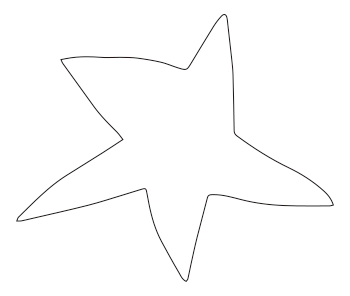
#> input picture okamura.png, 350 x 296 px
$ python main.py
#> lines starting #> are read from the running program, lines starting #| are printed output that depends on the picture; after the words box and inside, x2 and y2 are one past the last pixel; in counts of white or black regions, pixels touching at a corner belong together
### figure.py
import cv2
import scanner
import numpy as np
import json
import os


class Figure:
    def __init__(self, filename):
#> called with filename = 'okamura.png'
        ext = os.path.splitext(filename)[1]
        if ext == '.png':
            self.loadPNG(filename)
        elif ext == '.json':
            self.loadJSON(filename)

    def loadPNG(self, filename):
#> called with filename = 'okamura.png'
        image = cv2.imread(filename)
#> image is the input picture: shape (296, 350, 3); mean B, G, R 252.6, 252.6, 252.6
        self.image = image
        self.scanner = scanner.Scanner(self.image)
        self.vertex = self.scanner.vertex
        self.angle = self.calcAngle(self.vertex)

    def loadJSON(self, filename):
        '''TODO'''
        pass

    # [4 lines left out: function draw, not called in this run]

    def drawVertex(self, mat):
        for a, b in zip(self.vertex, self.vertex[1:]):
            cv2.line(mat, self.idx2pos(a), self.idx2pos(b), [0, 0, 255])

    def idx2pos(self, idx):
        return (idx[1], idx[0])

    def calcAngle(self, vertex):
        vertex = np.vstack([vertex, vertex[-1]])

        es = [b - a for b, a in zip(vertex, vertex[1:])]
        es = np.vstack([es, es[0]])

        rad = []
        for a, b in zip(es, es[1:]):
            x = np.arctan2(a[1], a[0])
            b_ = self.rotate(b, -x)
            rad.append(np.arctan2(b_[1], b_[0]))
        rad = np.array(rad)
        return rad

    def saveJSON(self, filename):
        dic = {
                "vertex": self.vertex.tolist(),
                "angle": self.angle.tolist()
                }
        with open(filename, 'w') as f:
            json.dump(dic, f, sort_keys=True, indent=4)

    def saveTestPNG(self, filename):
        vertexImage = np.zeros(self.image.shape) + 255
        self.drawVertex(vertexImage)
        cv2.imwrite(filename, np.hstack([self.image, vertexImage]))

    def rotate(self, vec, x):
        mat = np.array([
            [np.cos(x), np.sin(x)],
            [-np.sin(x), np.cos(x)]
        ])
        return np.dot(vec, mat)

### scanner.py
import numpy as np
import cv2
import sys

sys.setrecursionlimit(10000)

class Scanner:
    def __init__(self, color_image):
        image = cv2.cvtColor(color_image, cv2.COLOR_BGR2GRAY)
#> image: shape (296, 350)
        self.first_idx = self.getFirstIdx(image)
        self.vertex = self.scan(image, self.first_idx)
        self.counter = 0

    def getFirstIdx(self, image):
        th = (int(image.max()) + int(image.min())) / 2
#> th = 141
        for i in range(image.shape[0]):
            to_break = False
            for j in range(image.shape[1]):
                if image[i, j] < th:
                    to_break = True
                    break
            if to_break:
                break
#> in __init__, `self.first_idx = self.getFirstIdx(image)`: self.first_idx = [14, 223]
        return np.array([i, j])

    def scan(self, image, first_idx):
        th = 200
        edge_len = 5
        bmap = image < th
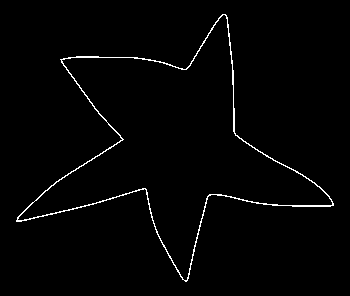
#> bmap: shape (296, 350) bool; 1.6% white in thin lines or dots, all inside (x1, y1, x2, y2) = (16, 14, 334, 282)
        self.bmap = bmap.copy()
        directions = [
                np.array([ 1, 0]),
                np.array([ 1, 1]),
                np.array([ 0, 1]),
                np.array([-1, 1]),
                np.array([-1, 0]),
                np.array([-1,-1]),
                np.array([ 0,-1]),
                np.array([ 1,-1]),
                ]

        self.vertex = np.array([first_idx])
#> self.vertex = [[14, 223]]
        def next(idx):
            flg = bmap[tuple(idx)]
#> flg = True
            if not flg:
                return
            bmap[tuple(idx)] = False

            dist = np.sqrt(((self.vertex - idx) ** 2).sum(1))
#> dist = [0]
            if (edge_len < dist).all():
                self.vertex = np.vstack([self.vertex, idx])

            for d in directions:
                next(idx + d)
#> this loop made 8 passes

        next(first_idx)

        self.bmap_after = bmap.copy()
#> self.bmap_after: shape (296, 350) bool; every value is 0
        return self.vertex

    def idx2pos(self, idx):
        return (idx[1], idx[0])

    # [9 lines left out: function draw, not called in this run]


def scan(image):
    scanner = Scanner(image)
    return scanner.vertex

### main.py
from figure import Figure
import commands

class Main:
    def __init__(self):
        figure = Figure('okamura.png')
#> in __init__, `self.vertex = self.scan(image, self.first_idx)`: self.vertex = 199 pairs, first value 14 to 280, second value 20 to 332
#> in calcAngle, `vertex = np.vstack([vertex, vertex[-1]])`: vertex = 200 pairs, first value 14 to 280, second value 20 to 332
#> in calcAngle, `es = [b - a for b, a in zip(vertex, vertex[1:])]`: es = 199 pairs, first value -6 to 6, second value -6 to 6
#> in calcAngle, `es = np.vstack([es, es[0]])`: es = 200 pairs, first value -6 to 6, second value -6 to 6
#> the loop in calcAngle, `for a, b in zip(es, es[1:]):` made 199 passes
#> (a, b, x, mat in rotate, b_) on passes 1 to 3: ([-5, -4], [-6, 0], -2.47, [[-0.781, 0.625], [-0.625, -0.781]], [4.69, -3.75]), ([-6, 0], [-5, -1], 3.14, [[-1, -1.22e-16], [1.22e-16, -1]], [5, 1]), ([-5, -1], [-6, 0], -2.94, [[-0.981, 0.196], [-0.196, -0.981]], [5.88, -1.18])
#> after the loop in calcAngle, `for a, b in zip(es, es[1:]):`: rad = 199 values, max 1.39 at index 101, min -2.47 at index 198, mean -0.035
#> in loadPNG, `self.angle = self.calcAngle(self.vertex)`: self.angle has the same summary as rad in calcAngle
        figure.saveJSON('out.json')
        figure.saveTestPNG('okamura_test.png')
#> in saveTestPNG, `vertexImage = np.zeros(self.image.shape) + 255`: vertexImage: shape (296, 350, 3) float64; every value is 255
#> the loop in drawVertex, `for a, b in zip(self.vertex, self.vertex[1:]):` made 198 passes
#> (a, b) on passes 1 to 3: ([14, 223], [19, 227]), ([19, 227], [25, 227]), ([25, 227], [30, 228])
#> after the loop in drawVertex, `for a, b in zip(self.vertex, self.vertex[1:]):`:
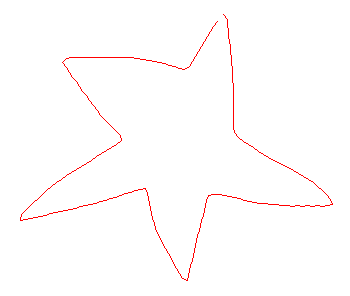
#> mat: shape (296, 350, 3) float64; mean B, G, R 252.5, 252.5, 255
#> in saveTestPNG, `cv2.imwrite(filename, np.hstack([self.image, vertexImage]))`:
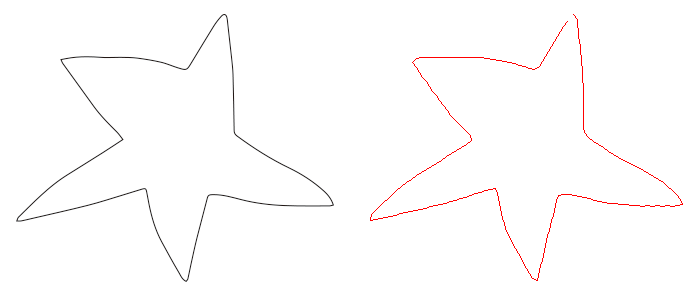
#> saved as okamura_test.png: shape (296, 700, 3); mean B, G, R 252.6, 252.6, 253.8
        commands.getoutput('open okamura_test.png')
#> (this line was passed over: commands is not available in this run)

if __name__ == '__main__':
    Main()

$ run again, with avarage_images/clutter.png copied over okamura.png
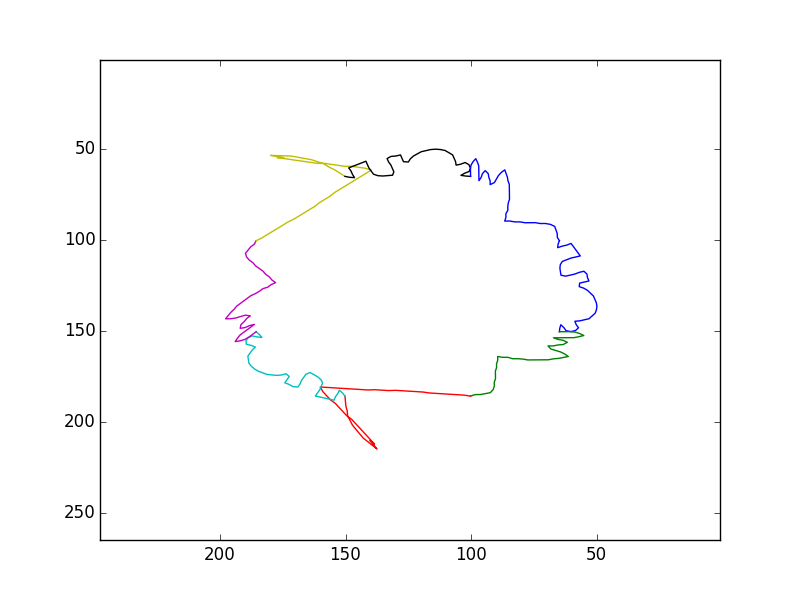
#> input picture avarage_images/clutter.png, 800 x 600 px
#> in loadPNG, image is the input picture: shape (600, 800, 3); mean B, G, R 251.9, 251.7, 251.9
#> image: shape (600, 800)
#> th = 127.5
#> self.first_idx = [60, 100]
#> in scan, `bmap = image < th`:
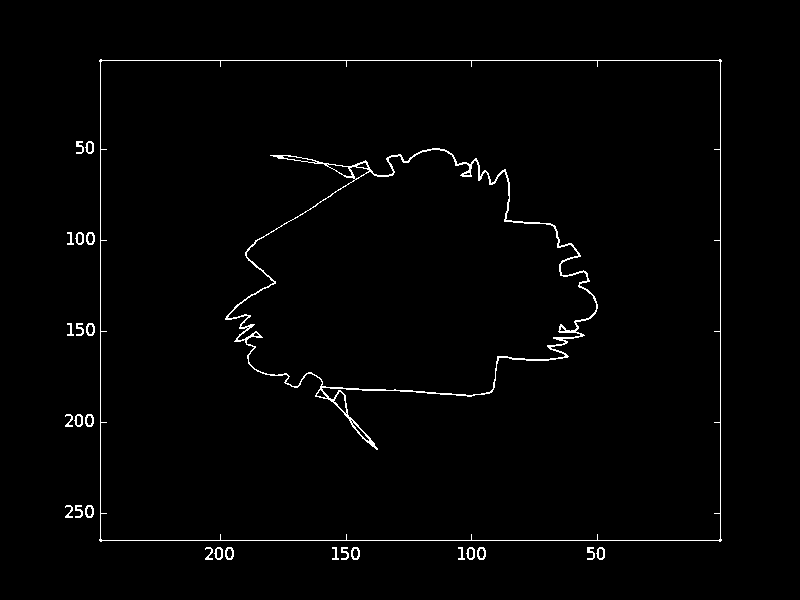
#> bmap: shape (600, 800) bool; 1.4% white in thin lines or dots, all inside (x1, y1, x2, y2) = (65, 59, 722, 560)
#> in scan, `self.vertex = np.array([first_idx])`: self.vertex = [[60, 100]]
#> flg = True
#> dist = [0]
#> the loop in next, `for d in directions:` made 8 passes
#> self.bmap_after: shape (600, 800) bool; 0.95% white in thin lines or dots, all inside (x1, y1, x2, y2) = (65, 141, 605, 560)
#> in __init__, `self.vertex = self.scan(image, self.first_idx)`: self.vertex = 384 pairs, first value 60 to 540, second value 100 to 721
#> vertex = 385 pairs, first value 60 to 540, second value 100 to 721
#> in calcAngle, `es = [b - a for b, a in zip(vertex, vertex[1:])]`: es = 384 pairs, first value -91 to 91, second value -609 to 126
#> in calcAngle, `es = np.vstack([es, es[0]])`: es = 385 pairs, first value -91 to 91, second value -609 to 126
#> after the loop in calcAngle, `for a, b in zip(es, es[1:]):`: rad = 384 values, max 3.14 at index 383, min -2.36 at index 327, mean 0.0164
#> self.angle has the same summary as rad in calcAngle
#> vertexImage: shape (600, 800, 3) float64; every value is 255
#> the loop in drawVertex, `for a, b in zip(self.vertex, self.vertex[1:]):` made 383 passes
#> (a, b) on passes 1 to 3: ([60, 100], [66, 100]), ([66, 100], [72, 100]), ([72, 100], [78, 100])
#> in saveTestPNG, `cv2.imwrite(filename, np.hstack([self.image, vertexImage]))`:
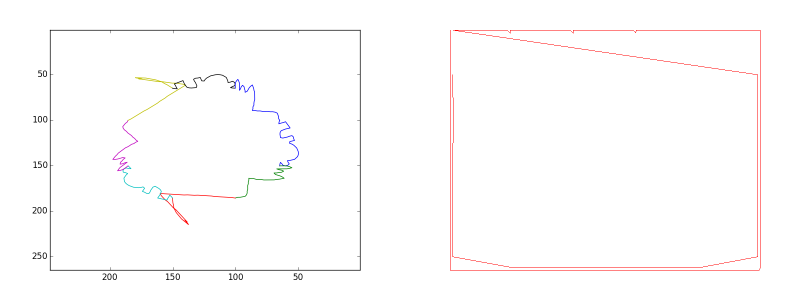
#> saved as okamura_test.png: shape (600, 1600, 3) (shown at 1/2 size); mean B, G, R 252.4, 252.3, 253.4

$ run again, with avarage_images/gochagocha.png copied over okamura.png
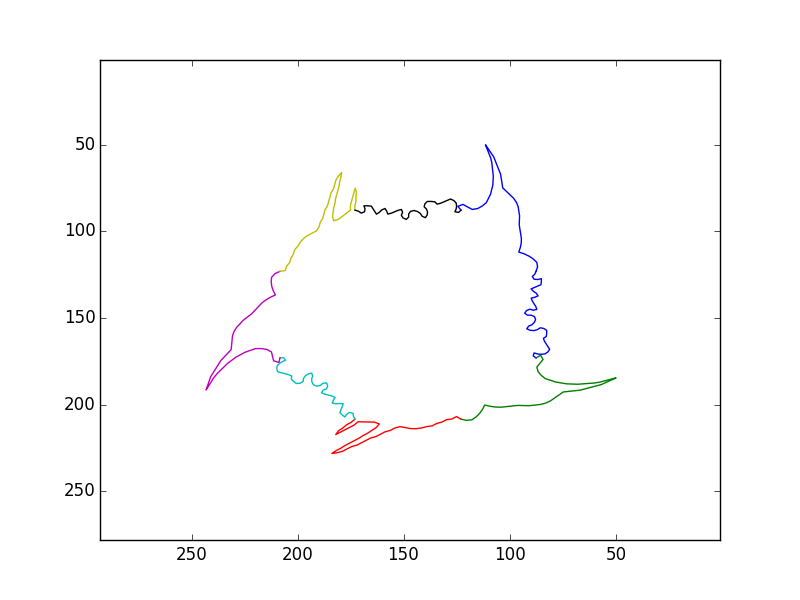
#> input picture avarage_images/gochagocha.png, 800 x 600 px
#> in loadPNG, image is the input picture: shape (600, 800, 3); mean B, G, R 251.9, 251.7, 251.9
#> image: shape (600, 800)
#> th = 127.5
#> self.first_idx = [60, 100]
#> in scan, `bmap = image < th`:
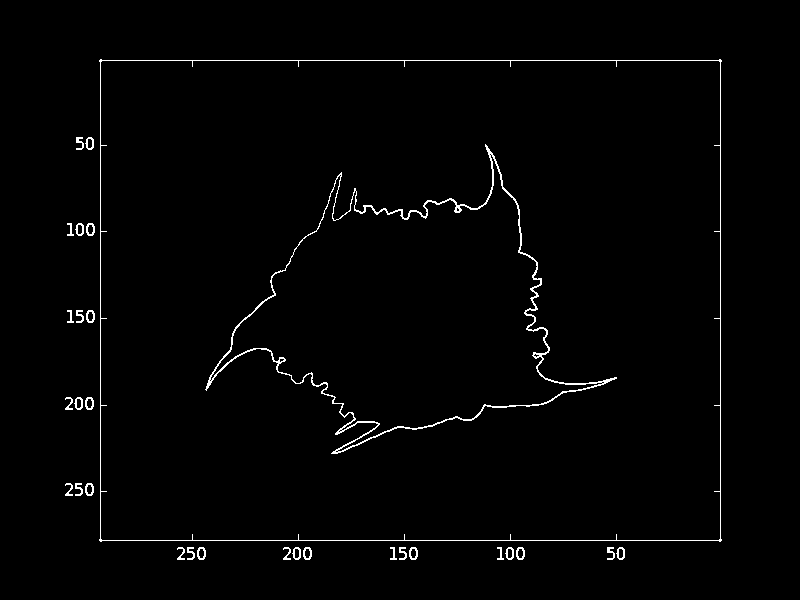
#> bmap: shape (600, 800) bool; 1.4% white in thin lines or dots, all inside (x1, y1, x2, y2) = (65, 59, 722, 560)
#> in scan, `self.vertex = np.array([first_idx])`: self.vertex = [[60, 100]]
#> flg = True
#> dist = [0]
#> the loop in next, `for d in directions:` made 8 passes
#> self.bmap_after: shape (600, 800) bool; 0.95% white in thin lines or dots, all inside (x1, y1, x2, y2) = (65, 137, 625, 560)
#> in __init__, `self.vertex = self.scan(image, self.first_idx)`: self.vertex = 385 pairs, first value 60 to 540, second value 100 to 721
#> vertex = 386 pairs, first value 60 to 540, second value 100 to 721
#> in calcAngle, `es = [b - a for b, a in zip(vertex, vertex[1:])]`: es = 385 pairs, first value -87 to 87, second value -604 to 106
#> in calcAngle, `es = np.vstack([es, es[0]])`: es = 386 pairs, first value -87 to 87, second value -604 to 106
#> after the loop in calcAngle, `for a, b in zip(es, es[1:]):`: rad = 385 values, max 3.14 at index 384, min -2.36 at index 299, mean 0.0163
#> self.angle has the same summary as rad in calcAngle
#> vertexImage: shape (600, 800, 3) float64; every value is 255
#> the loop in drawVertex, `for a, b in zip(self.vertex, self.vertex[1:]):` made 384 passes
#> (a, b) on passes 1 to 3: ([60, 100], [66, 100]), ([66, 100], [72, 100]), ([72, 100], [78, 100])
#> in saveTestPNG, `cv2.imwrite(filename, np.hstack([self.image, vertexImage]))`:
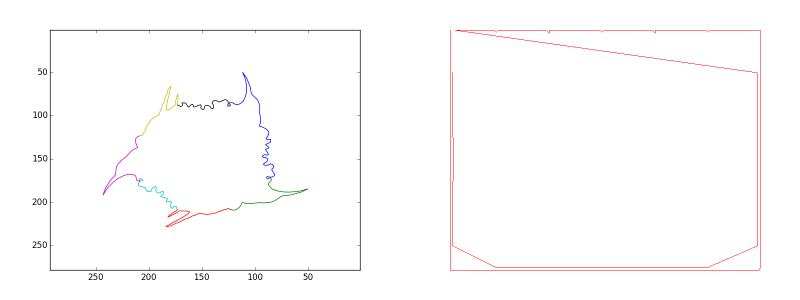
#> saved as okamura_test.png: shape (600, 1600, 3) (shown at 1/2 size); mean B, G, R 252.4, 252.3, 253.4
